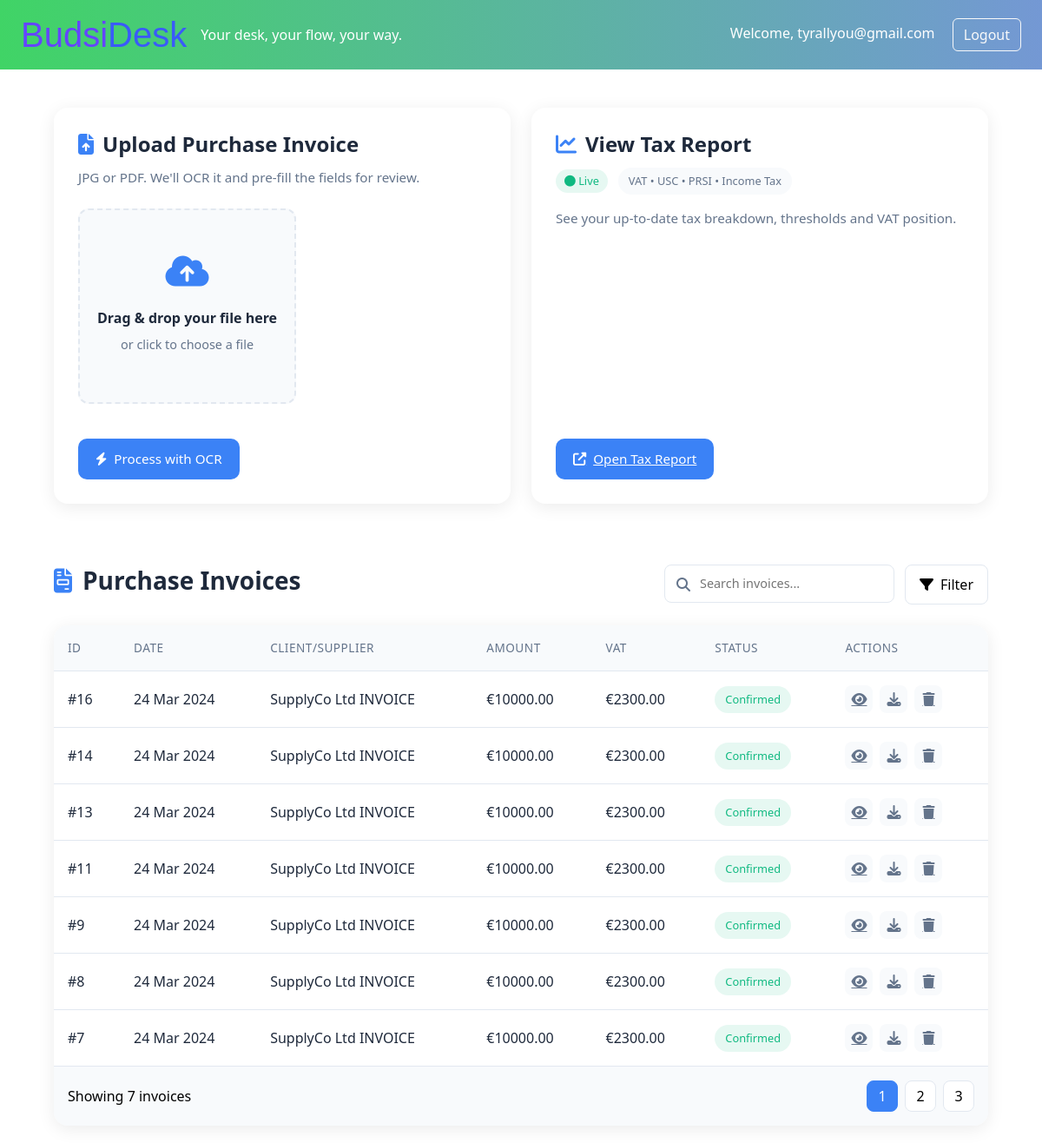
The page /dash/tax/ (signed in) on the database as committed earlier.
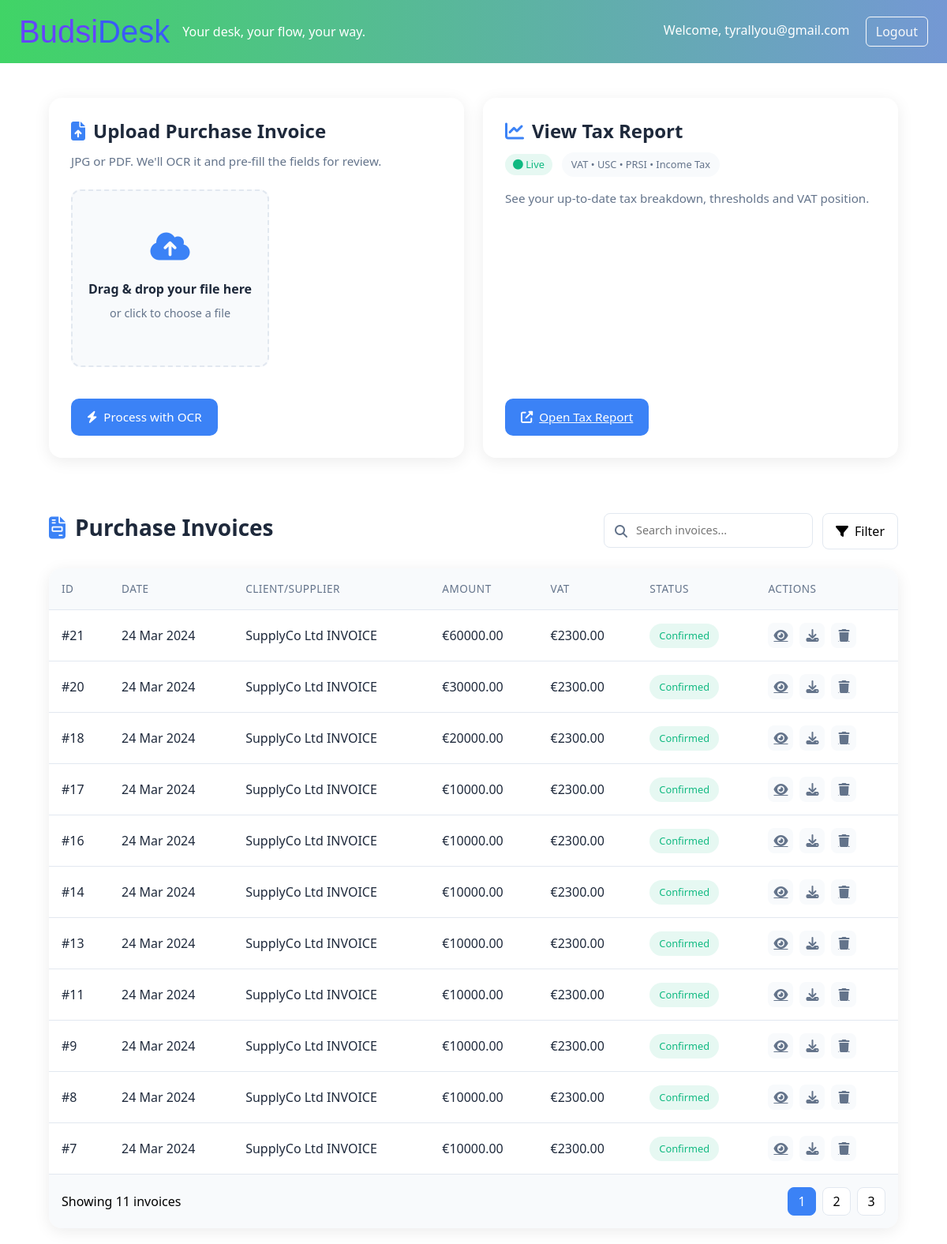
The same page on the database as committed later.
### budgidesk_app/models.py (models this page shows, shortened)
class CustomUser(AbstractUser):
    username = None
    email = models.EmailField(_('email address'), unique=True)
    plan = models.CharField(max_length=20, default='lite')
    USERNAME_FIELD = 'email'
    REQUIRED_FIELDS = []
    objects = CustomUserManager()

class Invoice(models.Model):
    INVOICE_TYPES = (
        ('in', 'Received'),   # purchase invoices (supplier)
        ('out', 'Issued'),    # sales invoices (to client)
    )
    user = models.ForeignKey(settings.AUTH_USER_MODEL, on_delete=models.CASCADE)
    client = models.ForeignKey(Client, null=True, blank=True, on_delete=models.SET_NULL)
    type = models.CharField(max_length=3, choices=INVOICE_TYPES)
    date = models.DateField()
    amount = models.DecimalField(max_digits=10, decimal_places=2)   # Gross total
    vat = models.DecimalField(max_digits=10, decimal_places=2)      # VAT amount
    description = models.TextField(blank=True)
    original_file = models.FileField(upload_to='invoices/original/', null=True, blank=True)  # uploaded (jpg/pdf) for received
    pdf_file = models.FileField(upload_to='invoices/pdf/', null=True, blank=True)            # generated for issued
    ocr_data = models.JSONField(default=dict, blank=True)  # raw OCR payload (key-values)
    is_confirmed = models.BooleanField(default=False)
    last_modified = models.DateTimeField(auto_now=True)
    class Meta:
        indexes = [
            models.Index(fields=["user", "type", "date"]),
            models.Index(fields=["user", "is_confirmed"]),
        ]
        ordering = ["-date", "-id"]
        verbose_name = "Invoice"
        verbose_name_plural = "Invoices"

class Client(models.Model):
    user = models.ForeignKey(settings.AUTH_USER_MODEL, on_delete=models.CASCADE)
    name = models.CharField(max_length=255)
    tax_id = models.CharField(max_length=50, blank=True)   # VAT / tax number (optional)
    email = models.EmailField(blank=True)
    address = models.TextField(blank=True)
    is_supplier = models.BooleanField(default=False)
    class Meta:
        indexes = [
            models.Index(fields=["user", "name"]),
            models.Index(fields=["user", "is_supplier"]),
        ]
        verbose_name = "Client"
        verbose_name_plural = "Clients"

### budgidesk_app/views.py (the view)
# urls.py: path("dash/tax/", views.tax_view, name="dash_tax"),
@login_required
def tax_view(request):
    invoices = (
        Invoice.objects
        .filter(user=request.user, type='in', is_confirmed=True)
        .select_related('client')   # evita N+1 (mejora rendimiento)
        .order_by('-date', '-id')
    )
    return render(request, "budgidesk_app/dash/tax/tax_report.html", {"invoices": invoices})

### templates/budgidesk_app/dash/tax/tax_report.html (shortened to what this page needs)
{% extends 'budgidesk_app/base.html' %}
{% load static %}
{% block content %}
<div id="tax-root" lang="en">
  <div class="tax-modern-upload">
    <div class="upload-grid">
      <div class="upload-card">
        <h2><i class="fas fa-file-upload"></i> Upload Purchase Invoice</h2>
        <p class="upload-subtitle">JPG or PDF. We'll OCR it and pre-fill the fields for review.</p>
        <form id="upload-form" method="post" action="{% url 'invoice_upload' %}" enctype="multipart/form-data">
          <label id="dropzone" class="dropzone" for="file">
            <div class="dz-icon"><i class="fas fa-cloud-upload-alt"></i></div>
            <div class="dz-title">Drag & drop your file here</div>
            <p class="dz-help">or click to choose a file</p>
          </label>
          <div class="upload-actions">
            <button type="submit" class="btn-improved btn-improved-primary">
              <i class="fas fa-bolt"></i> Process with OCR
            </button>
          </div>
        </form>
      </div>
      <div class="upload-card">
        <h2><i class="fas fa-chart-line"></i> View Tax Report</h2>
        <div class="report-hero">
          <span class="live-badge"><i class="fas fa-circle"></i> Live</span>
          <span class="tax-pill">VAT • USC • PRSI • Income Tax</span>
        </div>
        <p class="upload-subtitle">See your up-to-date tax breakdown, thresholds and VAT position.</p>
        <div class="upload-actions">
          <a class="btn-improved btn-improved-primary" href="{% url 'tax_report' %}">
            <i class="fas fa-external-link-alt"></i> Open Tax Report
          </a>
        </div>
      </div>
    </div>
  </div>
  <div class="purchase-invoices-section">
    <div class="invoices-header">
      <h2><i class="fas fa-file-invoice"></i> Purchase Invoices</h2>
      <div class="invoices-controls">
        <div class="search-box">
          <i class="fas fa-search"></i>
          <input type="text" placeholder="Search invoices..." id="invoiceSearch">
        </div>
        <div class="filter-btn">
          <i class="fas fa-filter"></i>
          Filter
        </div>
      </div>
    </div>
    <div class="invoices-table-container">
      {% if invoices %}
      <table class="invoices-table">
        <thead>
          <tr>
            <th>ID</th>
            <th>Date</th>
            <th>Client/Supplier</th>
            <th>Amount</th>
            <th>VAT</th>
            <th>Status</th>
            <th>Actions</th>
          </tr>
        </thead>
        <tbody>
          {% for invoice in invoices %}
          <tr>
            <td>#{{ invoice.id }}</td>
            <td>{{ invoice.date|date:"d M Y" }}</td>
            <td>
              {% if invoice.client %}
                {{ invoice.client.name }}
              {% else %}
                {{ invoice.ocr_data.supplier|default:"Unknown" }}
              {% endif %}
            </td>
            <td>€{{ invoice.amount }}</td>
            <td>€{{ invoice.vat }}</td>
            <td>
              <span class="invoice-status {% if invoice.is_confirmed %}status-paid{% else %}status-pending{% endif %}">
                {% if invoice.is_confirmed %}Confirmed{% else %}Pending{% endif %}
              </span>
            </td>
            <td>
              <div class="invoice-actions">
                <a href="{% url 'invoice_preview' invoice.id %}" class="action-btn" title="View">
                  <i class="fas fa-eye"></i>
                </a>
                <a href="#" class="action-btn download-btn" data-invoice-id="{{ invoice.id }}" title="Download">
                  <i class="fas fa-download"></i>
                </a>
                <a href="#" class="action-btn delete-btn" data-invoice-id="{{ invoice.id }}" title="Delete">
                  <i class="fas fa-trash"></i>
                </a>
              </div>
            </td>
          </tr>
          {% endfor %}
        </tbody>
      </table>
      <div class="table-footer">
        <div>Showing {{ invoices|length }} invoices</div>
        <div class="pagination">
          <button class="pagination-btn active">1</button>
          <button class="pagination-btn">2</button>
          <button class="pagination-btn">3</button>
        </div>
      </div>
      {% endif %}
    </div>
  </div>
    </div>
<link rel="stylesheet" href="https://cdnjs.cloudflare.com/ajax/libs/font-awesome/6.4.0/css/all.min.css">
{% endblock %}

### templates/budgidesk_app/base.html (shortened to what this page needs)
<!DOCTYPE html>
<html lang="en">
<head>
    {% load static %}
    <link href="https://cdn.jsdelivr.net/npm/bootstrap@5.3.0/dist/css/bootstrap.min.css" rel="stylesheet">
    <link rel="stylesheet" href="{% static 'budgidesk_app/css/style.css' %}">
</head>
<body>
    {% include 'budgidesk_app/navbar.html' %}
<main class="container mt-4">
    {% block content %}{% endblock %}
</main>
</body>
</html>

### templates/budgidesk_app/navbar.html (shortened to what this page needs)
{% load static %}
<header class="px-4 d-flex justify-content-between align-items-center overflow-hidden"
        style="position: relative;
               background: linear-gradient(to right, #40D466, #7498D4);
               height: 80px;">
    <img src="{% static 'pulpo.PNG' %}" alt="Pulpo"
         style="position: absolute;
                top: -85%;
                left: 50%;
                transform: translate(-50%, -50%);
                height: 1000px;
                opacity: 0.8;
                z-index: 0;
                pointer-events: none;">
    <div class="d-flex align-items-center" style="z-index: 1;">
        {% if user.is_authenticated %}
            <a href="{% url 'dashboard' %}" class="text-decoration-none d-flex align-items-center">
        {% else %}
            <a href="{% url 'intro' %}" class="text-decoration-none d-flex align-items-center">
        {% endif %}
            <h1 class="m-0" style="font-family: 'Arial Black', sans-serif; color: #6445ff;">
                Budsi
            </h1>
            <h1 class="m-0" style="font-family: 'Arial Black', sans-serif; color: #3a5afa;">
                Desk
            </h1>
        </a>
        <span class="ms-3 text-white">Your desk, your flow, your way.</span>
    </div>
    <div style="z-index: 1;">
        {% if user.is_authenticated %}
            <span class="text-white me-3">Welcome, {{ request.user.email }}</span>
            <form method="post" action="{% url 'logout' %}" style="display:inline;">
                <button type="submit" class="btn btn-outline-light">Logout</button>
            </form>
        {% else %}
          {% if request.path != '/login/' and request.path != '/register/' %}
              <a href="{% url 'login' %}" class="btn btn-light">
                  <span style="color: #D3AF3F;">Log in</span>
              </a>
          {% endif %}
        {% endif %}
    </div>
</header>

### static/budgidesk_app/css/style.css (style rules this page uses)
body { font-family: 'Segoe UI', 'Helvetica Neue', Helvetica, Arial, sans-serif; background-color: var(--white); color: var(--text-dark); margin: 0; }

Rows that differ between the two databases and show on the page:
added Invoice: id "21", date "24 Mar 2024", client.name "SupplyCo Ltd INVOICE", amount "60000.00", vat "2300.00", is_confirmed "Confirmed"
added Invoice: id "20", date "24 Mar 2024", client.name "SupplyCo Ltd INVOICE", amount "30000.00", vat "2300.00", is_confirmed "Confirmed"
added Invoice: id "18", date "24 Mar 2024", client.name "SupplyCo Ltd INVOICE", amount "20000.00", vat "2300.00", is_confirmed "Confirmed"
added Invoice: id "17", date "24 Mar 2024", client.name "SupplyCo Ltd INVOICE", amount "10000.00", vat "2300.00", is_confirmed "Confirmed"
Other text that changed with them:
{{ invoices|length }}: "7" → "11"
